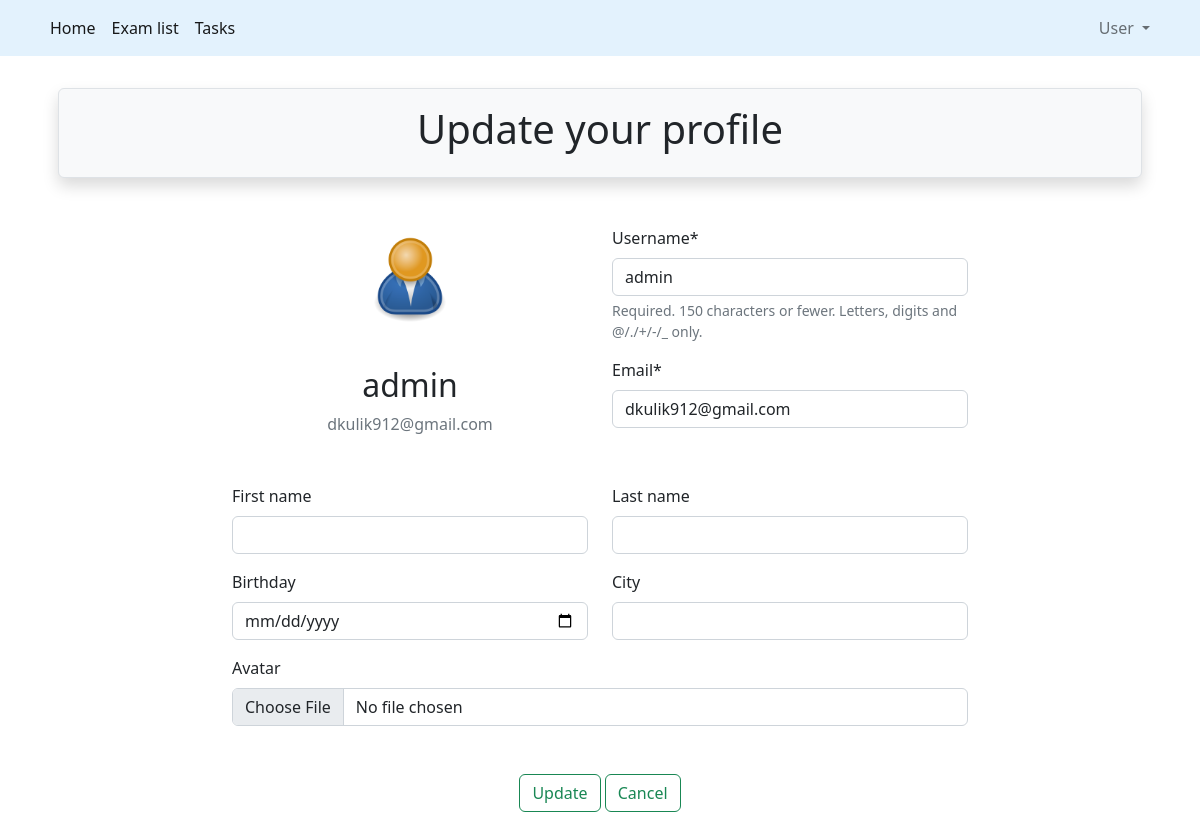
Screenshot of /accounts/profile/update/ (signed in) with the database file from the repository.
### src/accounts/models.py (models this page shows, shortened)
class User(AbstractUser):
    is_activated = models.BooleanField(default=True, db_index=True)
    avatar = models.ImageField(upload_to=avatar_save, default='profile/default.png')
    birthday = models.DateField(null=True, blank=True)
    city = models.CharField(max_length=50, null=True, blank=True)
    class Meta(AbstractUser.Meta):
        db_table = 'user'

### src/accounts/views.py (the view)
# urls.py: path('profile/update/', UserProfileUpdateView.as_view(), name='profile_update'),
class UserProfileUpdateView(LoginRequiredMixin, UpdateView):
    template_name = 'accounts/user_profile_update.html'
    model = get_user_model()
    success_url = reverse_lazy('accounts:profile')
    form_class = UserUpdateForm
    def get_object(self, queryset=None):
        return self.request.user

### src/accounts/forms.py
class UserUpdateForm(UserChangeForm):
    avatar = forms.ImageField(required=False, widget=widgets.FileInput())
    birthday = forms.DateField(required=False, widget=widgets.DateInput(attrs={'type': 'date'}))
    email = forms.EmailField(required=True)
    class Meta:
        model = get_user_model()
        fields = (
            'username',
            'first_name',
            'last_name',
            'email',
            'birthday',
            'city',
            'avatar'
        )

### src/accounts/templates/accounts/user_profile_update.html (shortened to what this page needs)
{% extends 'base.html' %}
{% load crispy_forms_filters %}
{% load crispy_forms_field %}
{% block header %}
    Update your profile
{% endblock %}
{% block content %}
    <form method="post" enctype="multipart/form-data">
        <div class="row">
            <div class="col-2"></div>
            <div class="col">
                <div class="row">
                    <div class="col-6 text-center">
                        <div class="media">
                            <div class="img-circle.vert">
                                <img class="rounded-circle p-1 m-1" width="100" height="100" src="{{ user.avatar.url }}"
                                     alt="avatar">
                            </div>
                            <div class="media-body p-3 m-3">
                                <h2 class="account-heading">{{ user.username }}</h2>
                                <p class="text-secondary">{{ user.email }}</p>
                            </div>
                        </div>
                    </div>
                    <div class="col-6">
                        {{ form.username|as_crispy_field }}
                        {{ form.email|as_crispy_field }}
                    </div>
                </div>
                <div class="row">
                    <div class="col-6">
                        {{ form.first_name|as_crispy_field }}
                    </div>
                    <div class="col-6">
                        {{ form.last_name|as_crispy_field }}
                    </div>
                </div>
                <div class="row">
                    <div class="col-6">
                        {{ form.birthday|as_crispy_field }}
                    </div>
                    <div class="col-6">
                        {{ form.city|as_crispy_field }}
                    </div>
                </div>
                <div class="row">
                    <div class="col">
                        {{ form.avatar|as_crispy_field }}
                    </div>
                </div>
                <div class="mt-3 mb-3 text-center">
                    <input class="btn btn-outline-success mt-3" type="submit" value="Update">
                    <a class="btn btn-outline-success mt-3" href="{% url 'accounts:profile' %}">Cancel</a>
                </div>
            </div>
            <div class="col-2"></div>
        </div>
    </form>
{% endblock %}

### rows the page displays
User: avatar (placeholder picture), username "admin", email "dkulik912@gmail.com"
